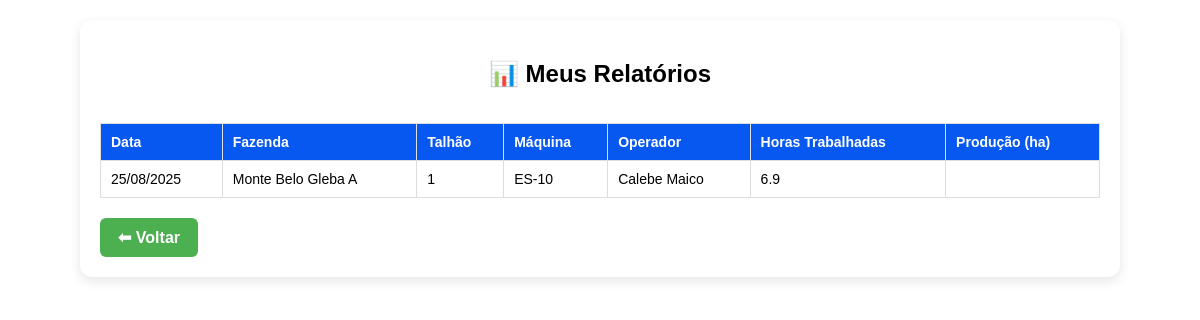
The app's page /meus-relatorios (signed in) with its own data.
### models.py (models this page shows)
class Report(db.Model):
    id = db.Column(db.Integer, primary_key=True)
    user_id = db.Column(db.Integer, db.ForeignKey('user.id'), nullable=False)
    data = db.Column(db.String(20), nullable=False)
    fazenda = db.Column(db.String(100))
    talhao = db.Column(db.String(100))
    turno = db.Column(db.String(50))
    status = db.Column(db.String(50))
    maquina = db.Column(db.String(100))
    operador = db.Column(db.String(100))
    horimetro_inicial = db.Column(db.String(20))
    horimetro_final = db.Column(db.String(20))
    horas_trabalhadas = db.Column(db.String(20))
    producao_ha = db.Column(db.String(50))
    equipe_transporte = db.Column(db.String(50))
    dds_cafe = db.Column(db.String(50))
    transporte_pracha = db.Column(db.String(50))
    manutencoes = db.Column(db.Text)  # JSON em texto

### app.py (the view)
@app.route('/meus-relatorios')
@login_required
def meus_relatorios():
    relatorios = Report.query.filter_by(user_id=current_user.id).all()
    return render_template("meus_relatorios.html", relatorios=relatorios)

### app.py (called while the page is built)
@login_manager.user_loader
def load_user(user_id):
    return User.query.get(int(user_id))

### templates/meus_relatorios.html (shortened to what this page needs)
<!DOCTYPE html>
<html lang="pt-br">
<head>
    <link rel="stylesheet" href="{{ url_for('static', filename='style.css') }}">
</head>
<body>
    <div class="container">
        <h2>📊 Meus Relatórios</h2>
        {% if relatorios %}
            <div class="table-container">
                <table class="relatorios-table">
                    <thead>
                        <tr>
                            <th>Data</th>
                            <th>Fazenda</th>
                            <th>Talhão</th>
                            <th>Máquina</th>
                            <th>Operador</th>
                            <th>Horas Trabalhadas</th>
                            <th>Produção (ha)</th>
                        </tr>
                    </thead>
                    <tbody>
                        {% for r in relatorios %}
                        <tr>
                            <td>{{ r.data }}</td>
                            <td>{{ r.fazenda }}</td>
                            <td>{{ r.talhao }}</td>
                            <td>{{ r.maquina }}</td>
                            <td>{{ r.operador }}</td>
                            <td>{{ r.horas_trabalhadas }}</td>
                            <td>{{ r.producao_ha }}</td>
                        </tr>
                        {% endfor %}
                    </tbody>
                </table>
            </div>
        {% else %}
            <p class="sem-dados">Nenhum relatório encontrado.</p>
        {% endif %}
        <div class="actions">
            <a href="{{ url_for('index') }}" class="btn-voltar">⬅ Voltar</a>
        </div>
    </div>
</body>
</html>

### static/style.css (style rules this page uses)
.container { max-width: 1000px; margin: 20px auto; padding: 20px; background: #fff; border-radius: 12px; box-shadow: 0 4px 12px rgba(0,0,0,0.1); font-family: Arial, sans-serif; }
h2 { text-align: center; margin-bottom: 20px; }
table { width: 100%; border-collapse: collapse; margin-top: 15px; font-size: 14px; }
table thead { background: #007bff; color: #fff; }
table th, table td { padding: 10px; text-align: left; border-bottom: 1px solid #ddd; }
.btn-voltar { display: inline-block; padding: 10px 18px; margin-top: 20px; background-color: #4CAF50; color: white; text-decoration: none; border-radius: 6px; font-weight: bold; transition: background 0.3s ease, transform 0.2s ease; }
table { width: 100%; border-collapse: collapse; margin-top: 15px; }
th, td { border: 1px solid #ddd; padding: 8px; text-align: center; }
th { background-color: #0658f1; font-weight: bold; }
.table-container { width: 100%; overflow-x: auto; }

### records on screen
Report: data "25/08/2025", fazenda "Monte Belo Gleba A", talhao "1", maquina "ES-10", operador "Calebe Maico", horas_trabalhadas "6.9"
